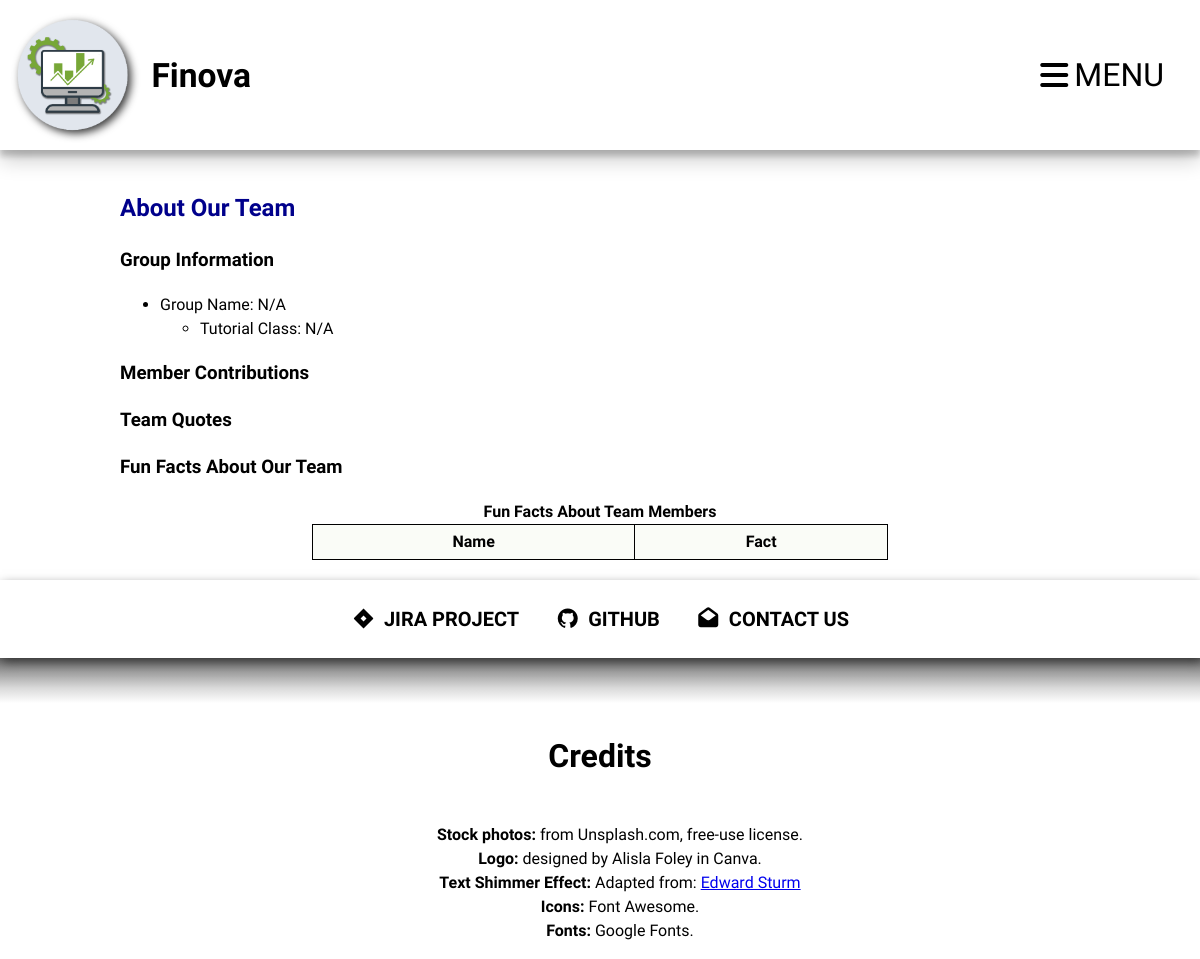
/project2/about.php, run on an earlier commit of the app's database.
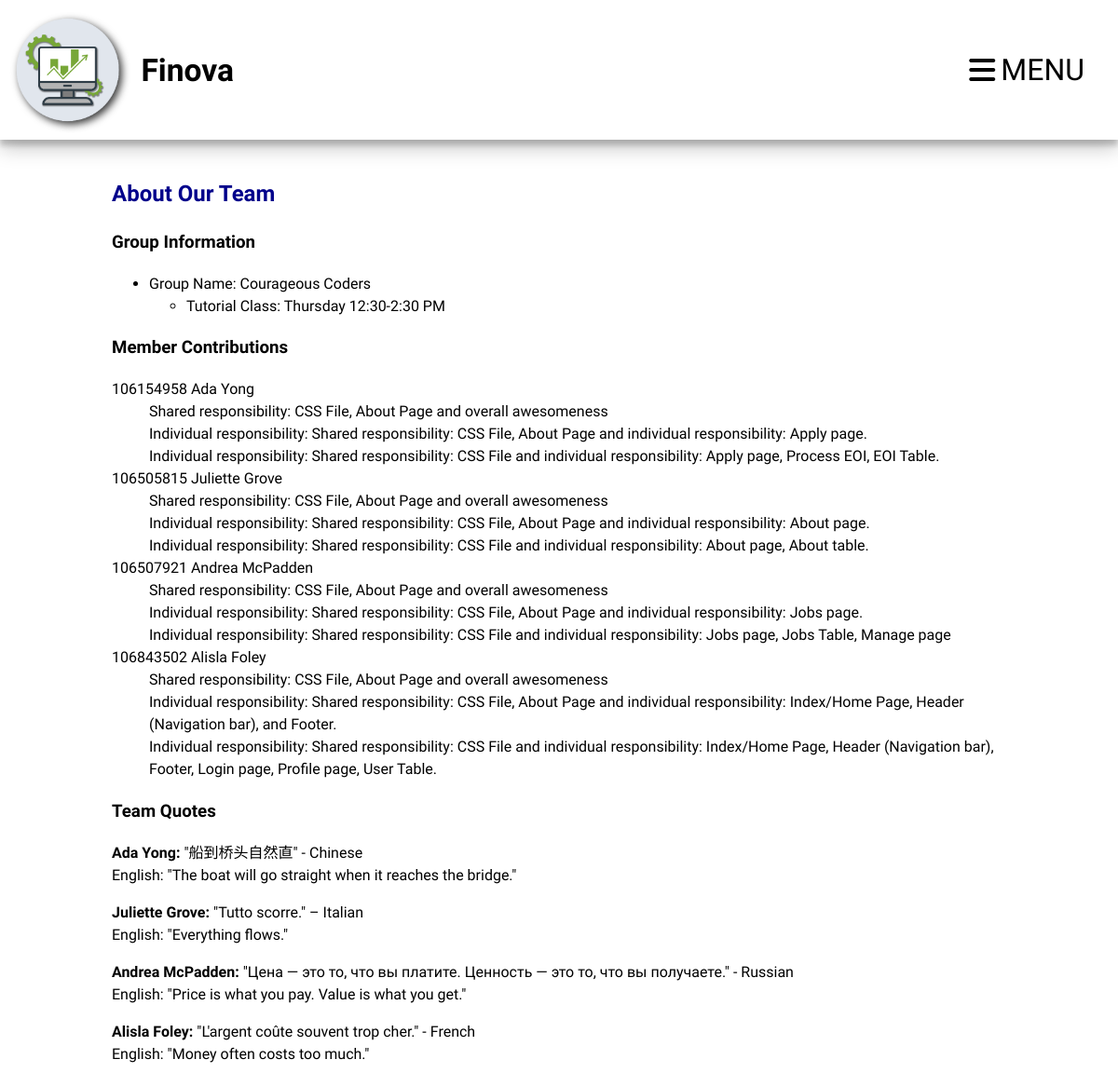
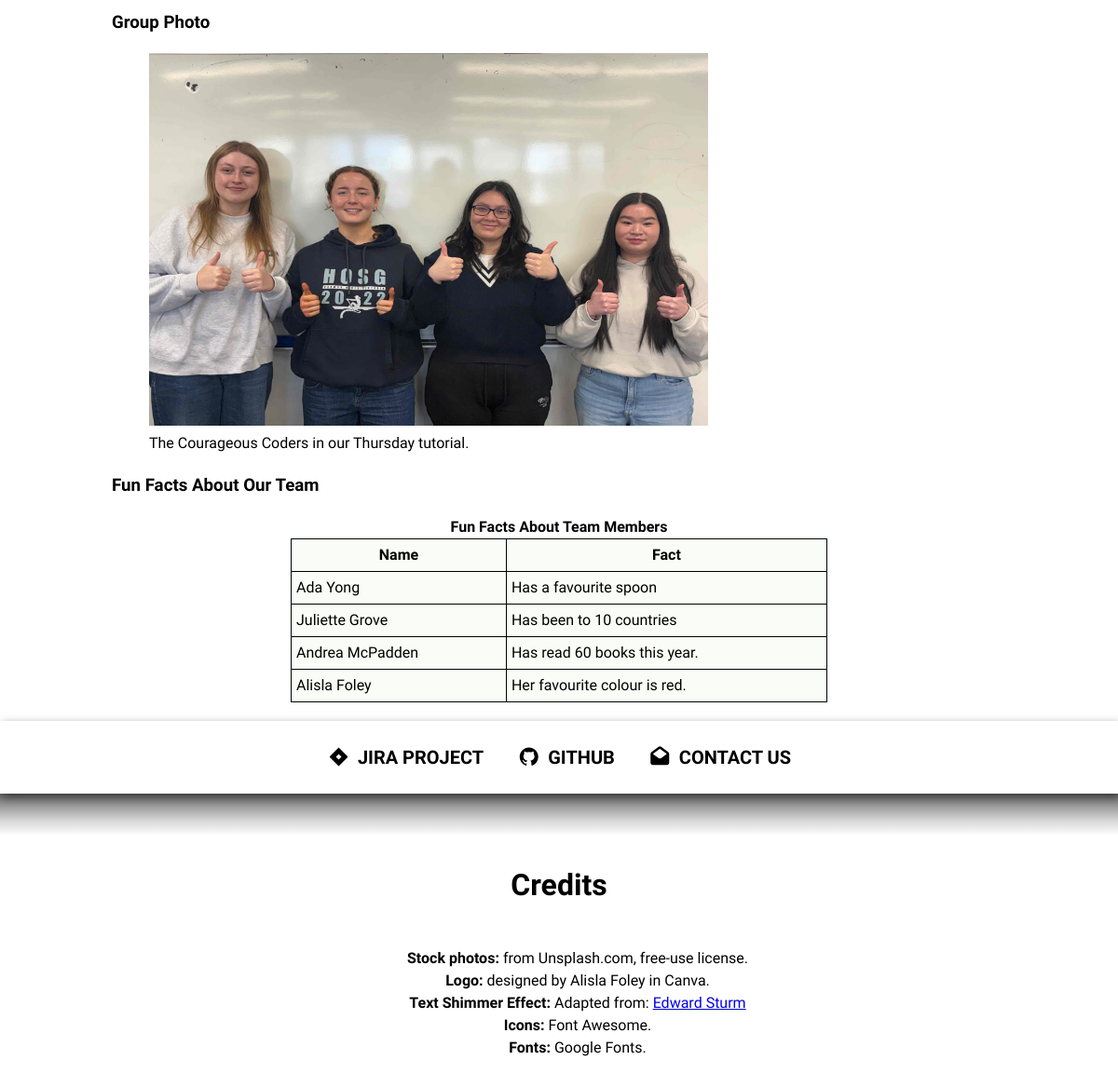
And on a later commit of the database (2 pictures, top to bottom).
### tables this page shows
CREATE TABLE `about_group` (
  `id` int(11) NOT NULL,
  `group_name` varchar(255) NOT NULL,
  `tutorial_class` varchar(255) DEFAULT NULL,
  `photo_path` varchar(255) DEFAULT NULL,
  `photo_caption` text DEFAULT NULL
);

CREATE TABLE `about_members` (
  `student_number` char(9) NOT NULL,
  `name` varchar(20) NOT NULL,
  `project1_contribution` text NOT NULL,
  `project2_contribution` text NOT NULL,
  `quote_original` text NOT NULL,
  `quote_english` text NOT NULL,
  `fun_fact` text NOT NULL
);

### project2/about.php (the view, shortened to what this page needs)
<?php
include 'includes/header.inc';
include 'includes/navigation.inc';
$group_sql = "SELECT group_name, tutorial_class, photo_path, photo_caption FROM about_group LIMIT 1";
$group_result = mysqli_query($conn, $group_sql);
$group = ($group_result && mysqli_num_rows($group_result) > 0) ? mysqli_fetch_assoc($group_result) : null;
$members_sql = "SELECT student_number, name, project1_contribution, project2_contribution, quote_original, quote_english, fun_fact FROM about_members ORDER BY student_number ASC";
$members_result = mysqli_query($conn, $members_sql);
$members = ($members_result) ? mysqli_fetch_all($members_result, MYSQLI_ASSOC) : [];
?>
<main>
    <h2 style="color:darkblue">About Our Team</h2>
    <h3>Group Information</h3>
    <ul>
        <li>Group Name: <?php echo htmlspecialchars($group['group_name'] ?? 'N/A', ENT_QUOTES, 'UTF-8'); ?>
            <ul>
                <li>Tutorial Class: <?php echo htmlspecialchars($group['tutorial_class'] ?? 'N/A', ENT_QUOTES, 'UTF-8'); ?></li>
            </ul>
        </li>
    </ul>
    <h3>Member Contributions</h3>
    <dl>
        <?php foreach ($members as $member): ?>
            <dt>
                <span class="student-number">
                    <?php echo htmlspecialchars($member['student_number'], ENT_QUOTES, 'UTF-8'); ?>
                </span>
                <?php echo htmlspecialchars($member['name'], ENT_QUOTES, 'UTF-8'); ?>
            </dt>
            <dd>
                Shared responsibility: CSS File, About Page and overall awesomeness<br>
    Individual responsibility: <?php echo htmlspecialchars($member['project1_contribution'], ENT_QUOTES, 'UTF-8'); ?><br>
    Individual responsibility: <?php echo htmlspecialchars($member['project2_contribution'], ENT_QUOTES, 'UTF-8'); ?><br>
            </dd>
        <?php endforeach; ?>
    </dl>
    <h3>Team Quotes</h3>
    <?php foreach ($members as $member): ?>
        <p>
            <strong><?php echo htmlspecialchars($member['name'], ENT_QUOTES, 'UTF-8'); ?>:</strong>
            <?php echo htmlspecialchars($member['quote_original'], ENT_QUOTES, 'UTF-8'); ?>
            <br>English: <?php echo htmlspecialchars($member['quote_english'], ENT_QUOTES, 'UTF-8'); ?>
        </p>
    <?php endforeach; ?>
    <?php if (!empty($group['photo_path'])): ?>
    <h3>Group Photo</h3>
    <figure>
        <img src="<?php echo htmlspecialchars($group['photo_path'], ENT_QUOTES, 'UTF-8'); ?>"
             alt="Group Photo" width="600" height="400">
        <figcaption><?php echo htmlspecialchars($group['photo_caption'] ?? '', ENT_QUOTES, 'UTF-8'); ?></figcaption>
    </figure>
    <?php endif; ?>
    <h3>Fun Facts About Our Team</h3>
    <table id="about-table">
        <caption>Fun Facts About Team Members</caption>
        <thead>
            <tr>
                <th>Name</th>
                <th>Fact</th>
            </tr>
        </thead>
        <tbody>
            <?php foreach ($members as $member): ?>
                <tr>
                    <td><?php echo htmlspecialchars($member['name'], ENT_QUOTES, 'UTF-8'); ?></td>
                    <td><?php echo htmlspecialchars($member['fun_fact'], ENT_QUOTES, 'UTF-8'); ?></td>
                </tr>
            <?php endforeach; ?>
        </tbody>
    </table>
</main>
<?php require_once 'includes/footer.inc'; ?>

### project2/includes/header.inc (shortened to what this page needs)
<?php
$site_name = "Finova";
?>
<!DOCTYPE html>
    <html lang="en">
    <head>
        <link rel="stylesheet" href="styles/styles.css">
        <link rel="stylesheet" href="fonts/fontawesome/css/all.min.css">
    </head>

### project2/includes/navigation.inc (shortened to what this page needs)
<?php
$brand = $site_name ?? "Finova";
?>
<header>
            <nav class="main-nav" aria-label="Main Navigation">
                <a href="index.php" class="brand">
                    <img src="images/Finova_logo.png"
                    alt="Finova Logo"
                    loading="lazy">
                    <div class="brand-text">
                        <h2 class="brand-name"><?php echo htmlspecialchars($brand); ?></h2>
                    </div>
                </a>
                <label for="menu-toggle" class="hamburger" title="hamburger menu">
                    <i class="fa-solid fa-bars" aria-hidden="true"></i>
                    <span>MENU</span>
                </label>
            </nav>
        </header>
    <body>

### project2/includes/footer.inc
    <footer>
        <nav id="navFooter" aria-label="Footer">
            <ul>
                <li><a href="https://alisla-foley-cos10026.atlassian.net/jira/software/projects/SCRUM/summary">
                    <i class="fa-brands fa-jira" aria-hidden="true"></i> JIRA PROJECT</a></li>
                <li><a href="https://github.com/Alis-Swinburne/Applied-Web-Project"><i class="fa-brands fa-github" aria-hidden="true"></i> GITHUB</a></li>
                <li><a href="mailto:fintech_customer_support@fintech.com.au"><i class="fa-solid fa-envelope-open" aria-hidden="true"></i> CONTACT US</a></li>
            </ul>
        </nav>
        <section id="credits" aria-labelledby="credits-heading">
            <h2 id="credits-heading">Credits</h2>
            <ul>
                <li><strong>Stock photos:</strong> from Unsplash.com, free-use license.</li>
                <li><strong>Logo:</strong> designed by Alisla Foley in Canva.</li>
                <li><strong>Text Shimmer Effect:</strong> Adapted from: <a href="https://edwardsturm.com/articles/how-to-make-animated-shiny-text-with-css/#here">Edward Sturm</a></li>
                <li><strong>Icons:</strong> Font Awesome.</li>
                <li><strong>Fonts:</strong> Google Fonts.</li>
            </ul>
        </section>
    </footer>
</body>
</html>

### project2/styles/styles.css (style rules this page uses)
:root { --page-bg: white; --text: black; --green: #577331; --green-light: #77a737; --green-dark: #194803; --light-green-background: #fafcf7; }
body { font-family: "Play", sans-serif; margin: 0; background-color: var(--page-bg); color: var(--text); font-size: 1rem; line-height: 1.5; display: flex; flex-direction: column; min-height: 100dvh; }
main { flex: 1; width: 100%; box-sizing: border-box; max-width: 1000px; margin: 0 auto; padding: 20px; }
nav { display: flex; position: relative; align-items: center; justify-content: space-between; z-index: 5; box-shadow: rgba(0, 0, 0, 0.2) 0px 10px 20px, rgba(0, 0, 0, 0.2) 0px 6px 6px; background-color: white; }
.main-nav { z-index: 100; }
.brand-name { margin: 0; font-size: clamp(1rem, 4vw, 2rem); }
nav ul { display: flex; gap: clamp(4px, 1vw, 16px); list-style: none; margin: 1rem; padding: 0; }
nav ul a { display: inline-flex; align-items: center; justify-content: center; gap: 0.5rem; white-space: nowrap; text-decoration: none; color: black; font-weight: bold; border-radius: 30px; padding: 0.5rem 0.75rem; font-size: clamp(1rem, 2vw, 1.25rem); transition: all 0.25s ease; }
nav ul a i { flex-shrink: 0; }
.brand { display: flex; align-items: center; text-decoration: none; color: black; transition: 0.25s ease; }
.brand img { width: clamp(80px, 15vw, 150px); height: auto; filter: drop-shadow(3px 3px 4px rgba(0, 0, 0, 0.8)); }
.brand-text { font-family: "Unica One", sans-serif; }
#menu-toggle, .hamburger { display: none; }
footer { z-index: 5; }
#navFooter { flex-shrink: 0; justify-content: center; box-shadow: 2px 4px 10px rgba(0, 0, 0, 0.5); background: linear-gradient(to right, rgba(255, 255, 255, 0.2) 0%, white 40%, white 60%, rgba(255, 255, 255, 0.2) 100%); z-index: 5; }
#credits { display: flex; flex-direction: column; align-items: center; padding-top: 3rem; background: linear-gradient(to bottom, rgba(70, 70, 70, 0.8) 0%, rgba(70, 70, 70, 0.5) 5%, rgba(70, 70, 70, 0.2) 10%, rgba(70, 70, 70, 0) 15%); }
#credits-heading { text-align: center; font-size: clamp(1rem, 4vw, 2rem); }
#credits ul { list-style: none; }
#credits li { text-align: center; }
#about-table { width: 60%; border: 1px solid black; border-collapse: collapse; margin: auto; background-color: var(--light-green-background); }
#about-table th, #about-table td { border: 1px solid black; padding: 5px; }
#about-table caption { font-weight: bold; color: black; }
@media (max-width: 1200px) { .hamburger { display: inline-flex; align-items: center; justify-content: center; cursor: pointer; font-size: 2rem; margin-right: 20px; border-radius: 30px; padding: 0.5rem 1rem; transition: all 0.25s ease; } }
@media (max-width: 1200px) { .main-nav, .nav-links { z-index: 101; } }

What changed in the data, as far as the page shows it:
added about_group: group_name "Courageous Coders", tutorial_class "Thursday 12:30-2:30 PM", photo_caption "The Courageous Coders in our Thursday tutorial."
added about_members: student_number "106154958", name "Ada Yong", project1_contribution "Shared responsibility: CSS File, About Page and individual responsibility: Apply page.", project2_contribution "Shared responsibility: CSS File and individual responsibility: Apply page, Process EOI, EOI Table.", quote_original "\"船到桥头自然直\" - Chinese", quote_english "\"The boat will go straight when it reaches the bridge.\"", fun_fact "Has a favourite spoon"
added about_members: student_number "106505815", name "Juliette Grove", project1_contribution "Shared responsibility: CSS File, About Page and individual responsibility: About page.", project2_contribution "Shared responsibility: CSS File and individual responsibility: About page, About table.", quote_original "\"Tutto scorre.\" – Italian", quote_english "\"Everything flows.\"", fun_fact "Has been to 10 countries"
added about_members: student_number "106507921", name "Andrea McPadden", project1_contribution "Shared responsibility: CSS File, About Page and individual responsibility: Jobs page.", project2_contribution "Shared responsibility: CSS File and individual responsibility: Jobs page, Jobs Table, Manage page", quote_original "\"Цена — это то, что вы платите. Ценность — это то, что вы получаете.\" - Russian", quote_english "\"Price is what you pay. Value is what you get.\"", fun_fact "Has read 60 books this year."
added about_members: student_number "106843502", name "Alisla Foley", project1_contribution "Shared responsibility: CSS File, About Page and individual responsibility: Index/Home Page, Header (Navigation bar), and Footer.", project2_contribution "Shared responsibility: CSS File and individual responsibility: Index/Home Page, Header (Navigation bar), Footer, Login page, Profile page, User Table.", quote_original "\"L'argent coûte souvent trop cher.\" - French", quote_english "\"Money often costs too much.\"", fun_fact "Her favourite colour is red."
Also different on the page:
$group['group_name']: "N/A" → (not shown)
$group['tutorial_class']: "N/A" → (not shown)
text now shown: "Group Photo"
